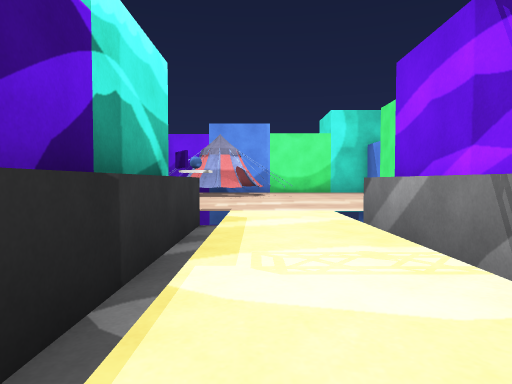
view 1 (above)

13 first-person views from a walk through a Unity game level. The camera is 0.59 m above the floor, tilts 2° down and sees 75° across. The floor is counted in squares, 1 m on a side. Each view is taken from the middle of a square. On the plan, view 1 faces up. The plan holds only what a view shows up to about 9 squares ahead; the rest is blank. The player is left out. Some animated figures are left out. Some surface patterns are stand-ins.

view 2
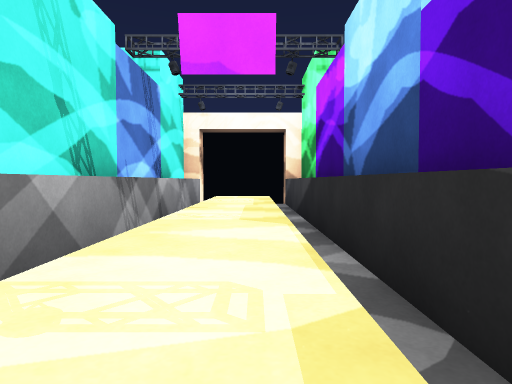

view 3
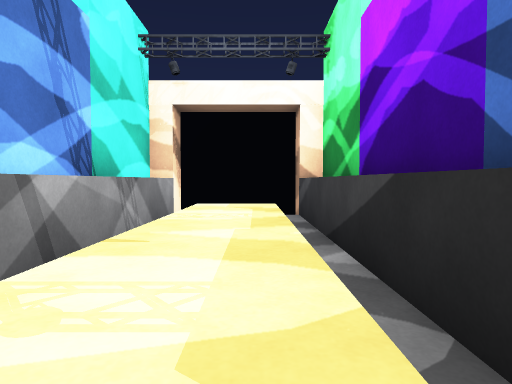

view 4
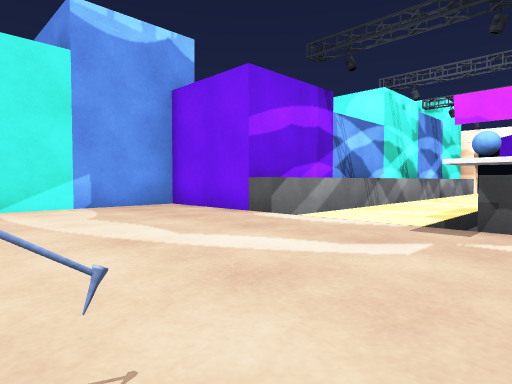

view 5
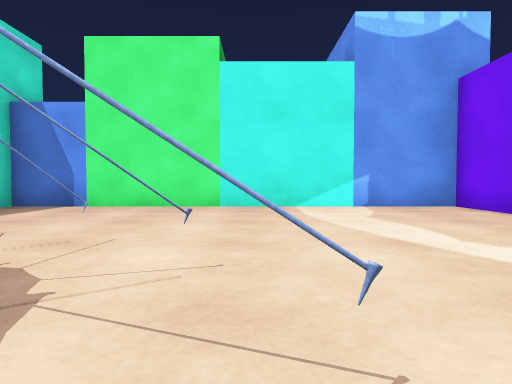

view 6
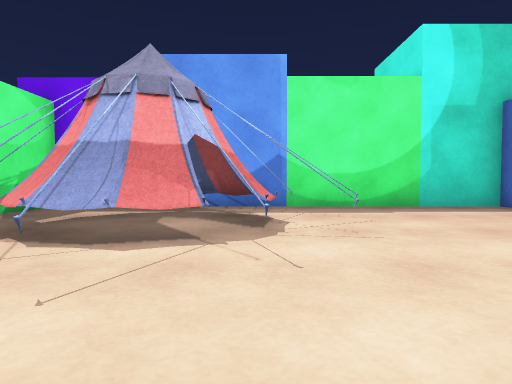

view 7
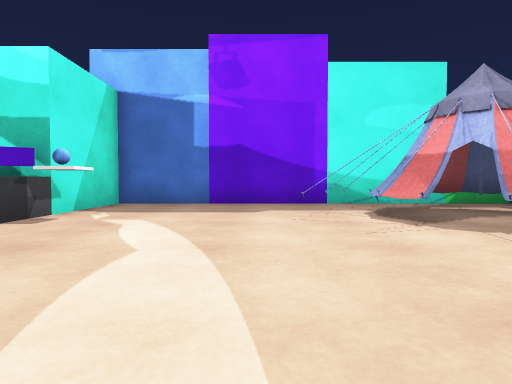

view 8
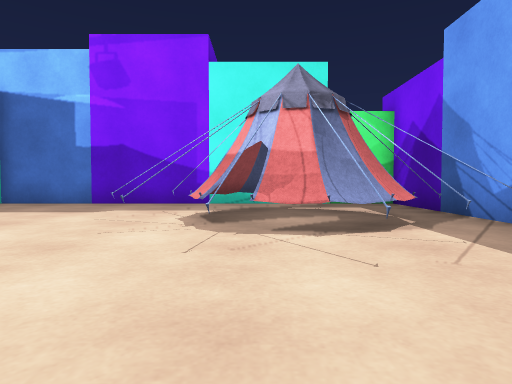

view 9
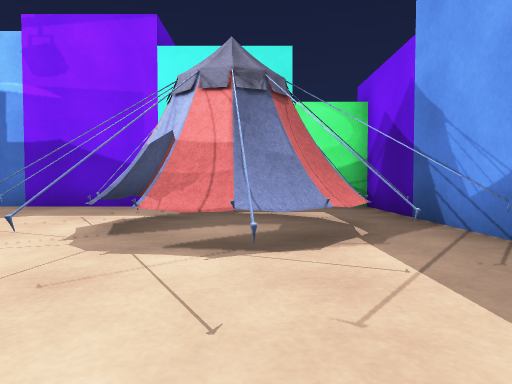

view 10
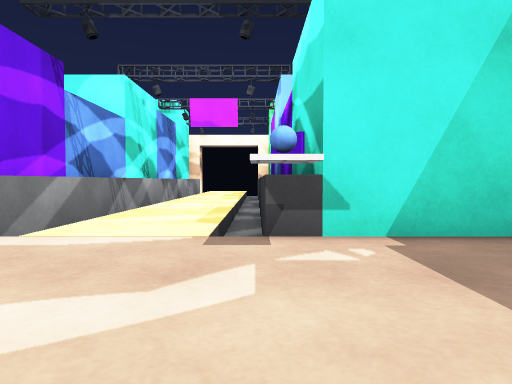

view 11
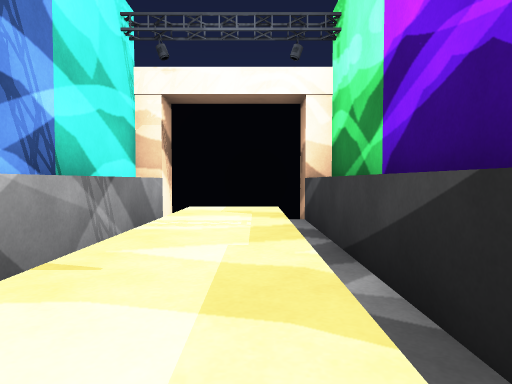

view 12
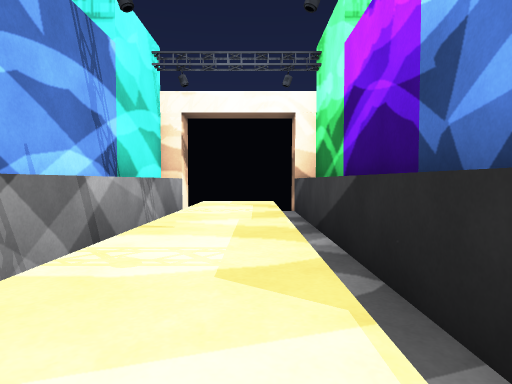

view 13
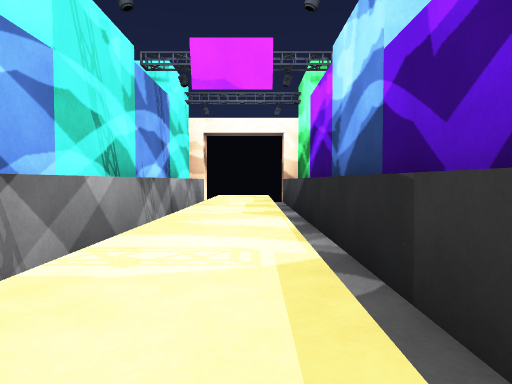

### Floor plan
Key: @ floor where view 1 was taken; # wall or solid block; . floor; ^ raised ledge; B blue ball; T tent.
Columns run from 5 left of view 1 to 6 right of it. Each row starts with its distance up from view 1.
 17 ############
 16 # TT#......#
 15 # TTTT.....#
 14 # TTTTT....#
 13 # TTTTT....#
 12 #T.TTT.....#
 11 #...T......#
 10 #..........#
  9 #..........#
  8 #..........#
  7 #...B......#
  6 #####..^####
  5    #^..^#
  4    #^..^#
  3    #^..^#
  2    #^..^#
  1    #^..^#
  0    #^@.^#
 -1    #^..^#
 -2    #^..^#
 -3    #^..^#
 -4    #^..^#
 -5    #^..^#
 -6    #^..^#
 -7    #^..^#
 -8    #^..^#
 -9    ##  ##

Where each view was taken, in squares from view 1:
view 1: 0 up, 0 right, facing up
view 2: 4 up, 0 right, facing down
view 3: 0 up, 0 right, facing down
view 4: 11 up, 2 left, facing down-right
view 5: 11 up, 2 left, facing right
view 6: 9 up, 0 right, facing up
view 7: 10 up, 4 right, facing left
view 8: 13 up, 4 right, facing left
view 9: 14 up, 3 right, facing left
view 10: 10 up, 1 left, facing down
view 11: 1 down, 0 right, facing down
view 12: 1 up, 0 right, facing down
view 13: 5 up, 0 right, facing down
